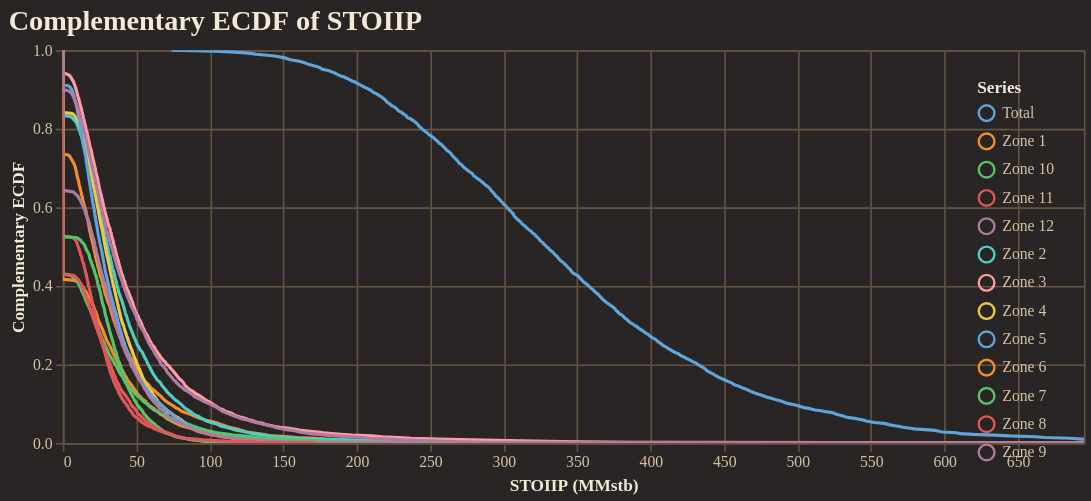

This figure's notebook cell:
### Code cell
fig = reporter.plotter.prospect_volumetric_ecdf_plot(
    figsize=(650, 250),
    backend=PLOTTING_BACKEND
)
fig.show()

### Figure 1 — Vega-Lite specification as saved in the notebook (floating-point values rounded to 4 significant figures; data arrays with more than 128 entries replaced by an {"elided": "..."} marker saying what was removed)
{"config": {"background": "#292524", "view": {"fill": "#292524", "stroke": "#665340"}, "title": {"color": "#f4e9d7", "font": "Merriweather", "fontSize": 18, "fontWeight": 600, "subtitleColor": "#d5c2a6", "anchor": "start"}, "axis": {"domainColor": "#665340", "gridColor": "#665340", "tickColor": "#665340", "labelColor": "#d5c2a6", "titleColor": "#f4e9d7", "labelFont": "Merriweather", "titleFont": "Merriweather"}, "legend": {"titleColor": "#f4e9d7", "labelColor": "#d5c2a6", "labelFont": "Merriweather", "titleFont": "Merriweather", "orient": "top-right", "symbolType": "circle"}, "header": {"labelColor": "#d5c2a6", "titleColor": "#f4e9d7", "labelFont": "Merriweather", "titleFont": "Merriweather"}, "mark": {"color": "#c78d3b"}, "line": {"color": "#c78d3b"}, "bar": {"color": "#c78d3b"}, "point": {"color": "#ddb06d"}, "area": {"color": "#c78d3b", "opacity": 0.35}, "text": {"color": "#f4e9d7", "font": "Merriweather"}, "range": {"category": ["#5DA5DA", "#F28E2B", "#59C36A", "#E15759", "#B07AA1", "#4ECDC4", "#FF9DA7", "#EDC948"]}}, "layer": [{"mark": {"type": "line", "clip": true, "strokeWidth": 2}, "encoding": {"color": {"field": "series", "title": "Series", "type": "nominal"}, "tooltip": [{"field": "series", "title": "Series", "type": "nominal"}, {"field": "stoiip_mmstb", "format": ",.2f", "title": "STOIIP (MMstb)", "type": "quantitative"}, {"field": "exceedance_probability", "format": ".3f", "title": "Exceedance", "type": "quantitative"}], "x": {"field": "stoiip_mmstb", "title": "STOIIP (MMstb)", "type": "quantitative"}, "y": {"field": "exceedance_probability", "scale": {"domain": [0, 1]}, "title": "Complementary ECDF", "type": "quantitative"}}}], "data": {"name": "data-7bd5f0c853bf337e330ca6fec3902144"}, "encoding": {"x": {"field": "stoiip_mmstb", "scale": {"domain": [0, 695.0]}, "type": "quantitative"}}, "height": 250, "title": "Complementary ECDF of STOIIP", "width": 650, "$schema": "https://vega.github.io/schema/vega-lite/v5.20.1.json", "datasets": {"data-7bd5f0c853bf337e330ca6fec3902144": {"elided": "6500 records"}}}
